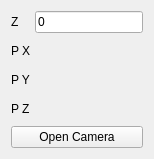
<?xml version="1.0" encoding="UTF-8"?>
<ui version="4.0">
 <class>MainWindow</class>
 <widget class="QMainWindow" name="MainWindow">
  <property name="geometry">
   <rect>
    <x>0</x>
    <y>0</y>
    <width>114</width>
    <height>159</height>
   </rect>
  </property>
  <property name="windowTitle">
   <string>MainWindow</string>
  </property>
  <widget class="QWidget" name="centralWidget">
   <layout class="QVBoxLayout" name="verticalLayout_2">
    <item>
     <layout class="QVBoxLayout" name="verticalLayout">
      <item>
       <layout class="QHBoxLayout" name="horizontalLayout_7">
        <item>
         <widget class="QLabel" name="label_4">
          <property name="text">
           <string>Z   </string>
          </property>
         </widget>
        </item>
        <item>
         <widget class="QLineEdit" name="lineEdit_Z">
          <property name="sizePolicy">
           <sizepolicy hsizetype="Minimum" vsizetype="Fixed">
            <horstretch>0</horstretch>
            <verstretch>0</verstretch>
           </sizepolicy>
          </property>
          <property name="text">
           <string>0</string>
          </property>
         </widget>
        </item>
       </layout>
      </item>
      <item>
       <layout class="QHBoxLayout" name="horizontalLayout_4">
        <item>
         <widget class="QLabel" name="label_2">
          <property name="sizePolicy">
           <sizepolicy hsizetype="Maximum" vsizetype="Preferred">
            <horstretch>0</horstretch>
            <verstretch>0</verstretch>
           </sizepolicy>
          </property>
          <property name="text">
           <string>P X</string>
          </property>
         </widget>
        </item>
        <item>
         <widget class="QLabel" name="label_PX">
          <property name="text">
           <string/>
          </property>
         </widget>
        </item>
       </layout>
      </item>
      <item>
       <layout class="QHBoxLayout" name="horizontalLayout_6">
        <item>
         <widget class="QLabel" name="label">
          <property name="sizePolicy">
           <sizepolicy hsizetype="Maximum" vsizetype="Preferred">
            <horstretch>0</horstretch>
            <verstretch>0</verstretch>
           </sizepolicy>
          </property>
          <property name="text">
           <string>P Y</string>
          </property>
         </widget>
        </item>
        <item>
         <widget class="QLabel" name="label_PY">
          <property name="text">
           <string/>
          </property>
         </widget>
        </item>
       </layout>
      </item>
      <item>
       <layout class="QHBoxLayout" name="horizontalLayout_5">
        <item>
         <widget class="QLabel" name="label_3">
          <property name="sizePolicy">
           <sizepolicy hsizetype="Maximum" vsizetype="Preferred">
            <horstretch>0</horstretch>
            <verstretch>0</verstretch>
           </sizepolicy>
          </property>
          <property name="text">
           <string>P Z</string>
          </property>
         </widget>
        </item>
        <item>
         <widget class="QLabel" name="label_PZ">
          <property name="text">
           <string/>
          </property>
         </widget>
        </item>
       </layout>
      </item>
     </layout>
    </item>
    <item>
     <widget class="QPushButton" name="pushButtonOpenCamera">
      <property name="text">
       <string>Open Camera</string>
      </property>
     </widget>
    </item>
   </layout>
  </widget>
 </widget>
 <layoutdefault spacing="6" margin="11"/>
 <resources/>
 <connections/>
</ui>
